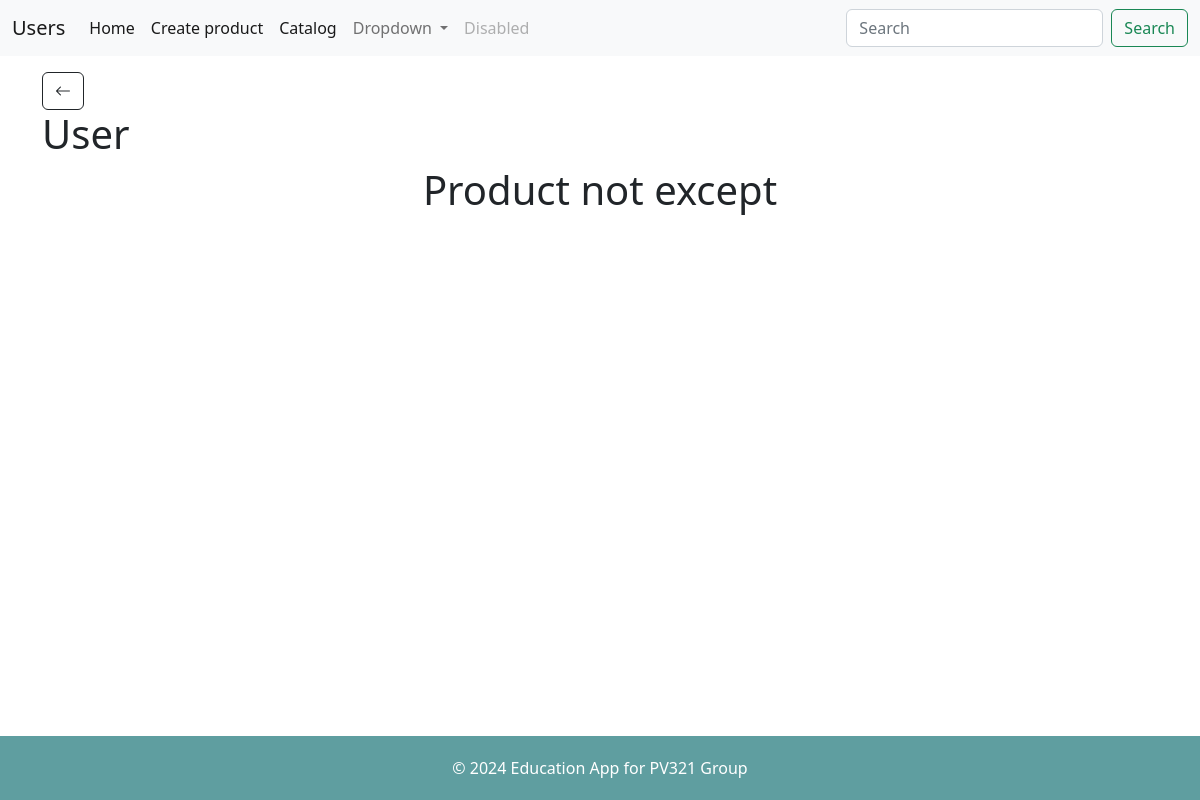
Before: /products/details/22 with the older database file.
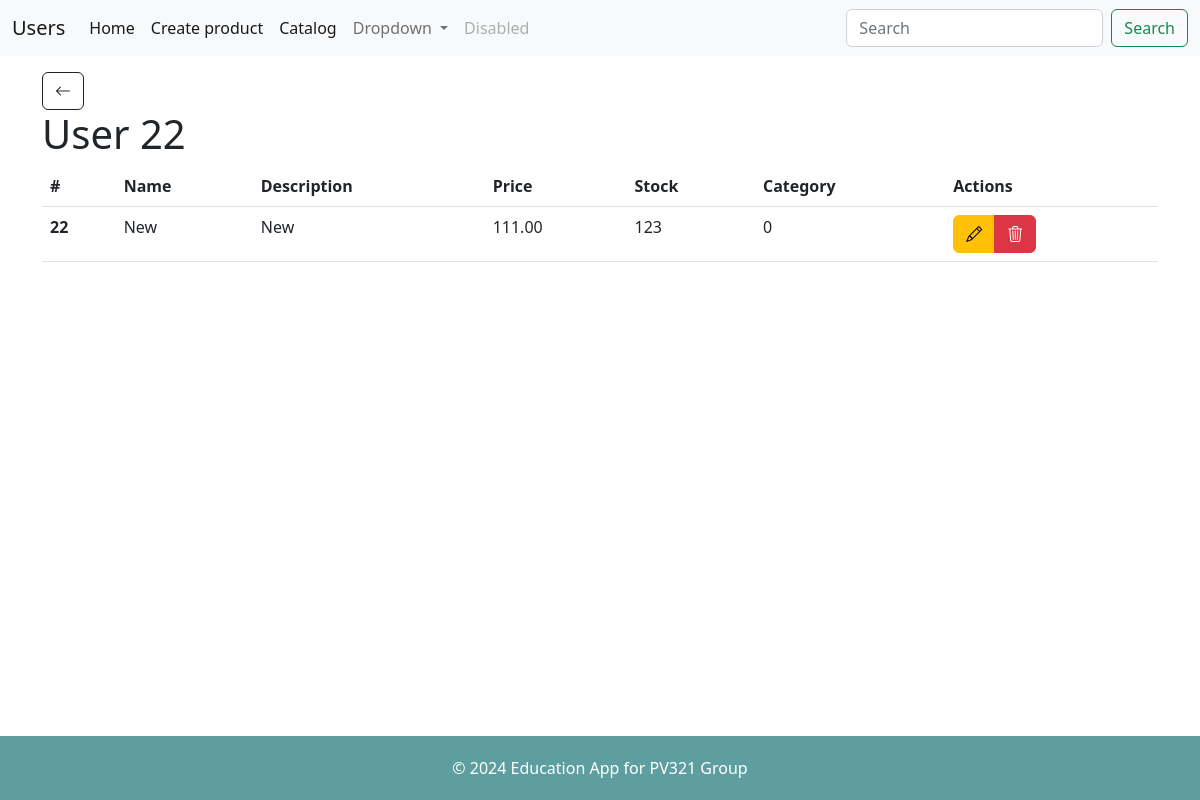
After: the same page with the newer database file.
### products/models.py (models this page shows)
class Product(models.Model):
    CATEGORY_CHOICES = [
        (0, '1stCategory'),
        (1, '2stCategory'),
        (2, '3stCategory'),
    ]
    name = models.CharField(max_length=255)
    description = models.TextField()
    price = models.DecimalField(max_digits=10, decimal_places=2)
    stock = models.PositiveIntegerField()
    category = models.IntegerField(choices=CATEGORY_CHOICES, default=0)
    photo = models.ImageField(blank=True, null=True)
    def __str__(self):
        return self.name

### products/views.py (the view)
# urls.py: path("details/<int:id>", views.details, name="details"),
def details(request, id):
    try:
        product = Product.objects.get(pk=id)
        print(product)
        return render(request, "detail.html", {"product": product,"return_url": "/products/list"})
    except:
        error="Product not except"
        return render(request, "detail.html", {"error": error,"return_url": "/products/list"})

### products/templates/detail.html (shortened to what this page needs)
{% extends "_layout.html" %}
{% block content %}
<h1>User {{product.id}}</h1>
<h1 style="text-align: center;">{{error}}</h1>
{% if error == None %}
<table class="table">
    <thead>
        <tr>
            <th scope="col">#</th>
            <th scope="col">Name</th>
            <th scope="col">Description</th>
            <th scope="col">Price</th>
            <th scope="col">Stock</th>
            <th scope="col">Category</th>
            <th scope="col">Actions</th>
        </tr>
    </thead>
    <tbody>
        <tr>
            <th scope="row">{{product.id}}</th>
            <td>{{product.name | truncatechars:15}}</td>
            <td>{{product.description | truncatechars:50}}</td>
            <td>{{product.price| truncatechars:7}}</td>
            <td>{{product.stock| truncatechars:7}}</td>
            <td>{{product.category| truncatechars:15}}</td>
            <td>
                <div class="btn-group" role="group">
                    <a class="btn btn-warning" href="{% url 'edit' product.id%}">
                        <i class="bi bi-pencil"></i>
                    </a>
                    <a type="button" class="btn btn-danger" href="{% url 'delete' product.id %}">
                        <i class="bi bi-trash3"></i>
                    </a>
                </div>
            </td>
        </tr>
    </tbody>
</table>
{%endif%}
{% endblock %}

Changed rows visible on the page:
added Product: id "22", name "New", description "New", price "111.00", stock "123", category "0"
Other visible differences:
{{ error }}: "Product not except" → (not shown)
text now shown: "# Name Description Price Stock Category Actions"
